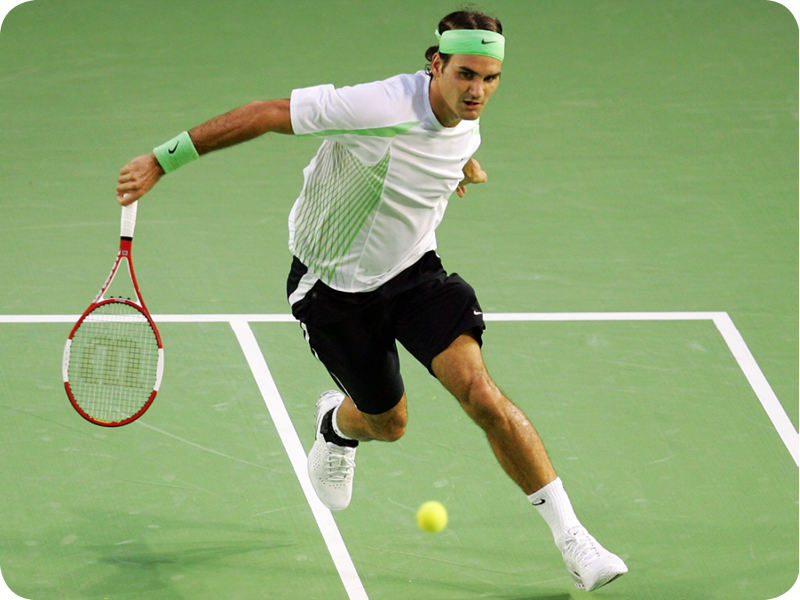
//> input picture images/img.png, 800 x 600 px
$ ./main   (built with g++ and OpenCV 4)
//> lines starting //> are read from the running program, lines starting //| are printed output that depends on the picture; after the words box and inside, x2 and y2 are one past the last pixel; in counts of white or black regions, pixels touching at a corner belong together
#include <opencv2/opencv.hpp>

int main() {
    // Загружаем изображение
    cv::Mat image = cv::imread("../../../images/img.png");
//> image is the input picture: 600 rows x 800 cols, CV_8UC3; mean B, G, R 113.8, 166.9, 140.8

    // Проверяем, успешно ли загружено изображение
    if (image.empty()) {
        std::cerr << "Ошибка: не удалось загрузить изображение!" << std::endl;
        return -1;
    }

    cv::Mat hsvImg;
    cv::cvtColor(image, hsvImg, cv::COLOR_BGR2HSV);
//> hsvImg: 600 rows x 800 cols, CV_8UC3; mean H, S, V 48.3, 88.1, 169.1

    cv::Scalar lower_green(35, 40, 40); // Нижняя граница (H, S, V)
    cv::Scalar upper_green(85, 255, 255); // Верхняя граница (H, S, V)

    cv::Mat mask;
    cv::inRange(hsvImg, lower_green, upper_green, mask);
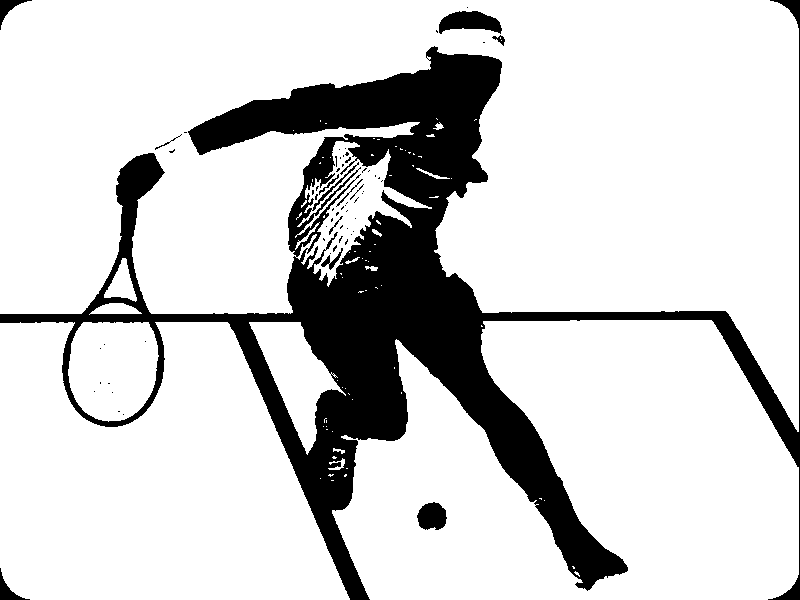
//> mask: 600 rows x 800 cols, CV_8UC1; 82.1% white; 64 black regions (52 under 20 px), largest, box (x1, y1, x2, y2) and area: (0, 0, 800, 600) 83299, (439, 11, 502, 34) 953, (417, 502, 447, 530) 640

    // Применяем маску к изображению
    cv::Mat result;
    cv::bitwise_and(image, image, result, mask);
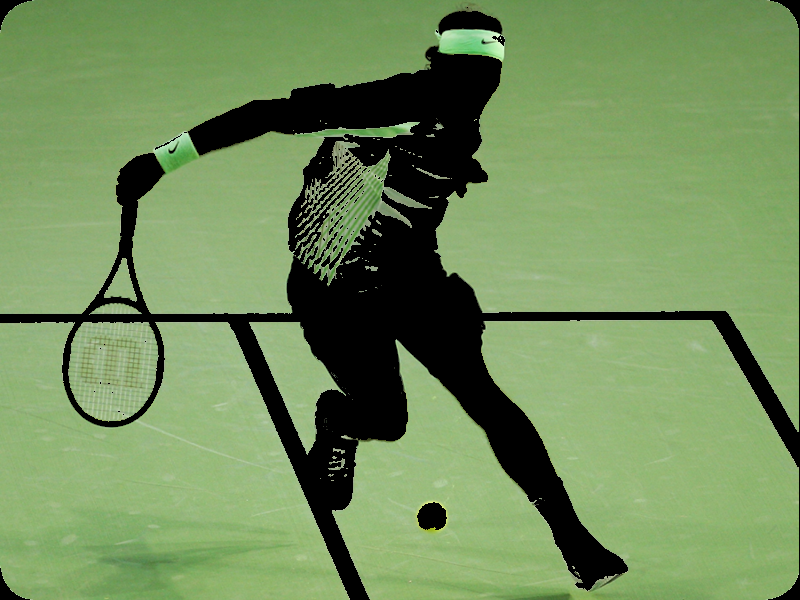
//> result: 600 rows x 800 cols, CV_8UC3; mean B, G, R 90.9, 141.3, 113.4

    // Сохраняем результаты
    cv::imwrite("../../results/original_image.png", image);
    cv::imwrite("../../results/mask.png", mask);
    cv::imwrite("../../results/segmentation_result.png", result);

    // Отображаем результаты
    cv::imshow("Оригинальное изображение", image);
    cv::imshow("Маска", mask);
    cv::imshow("Результат сегментации", result);

    // Ожидаем нажатия клавиши перед закрытием окна
    cv::waitKey(0);

    return 0;
}
